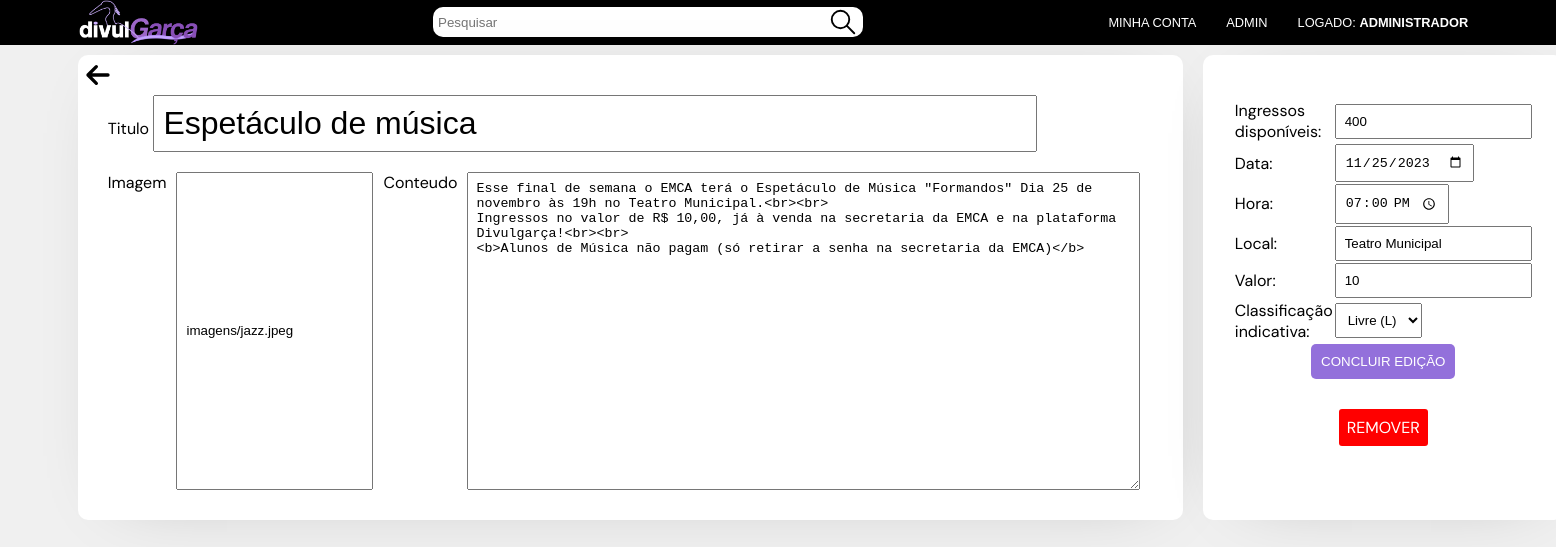
/editar.php?evento=82 (signed in), run on the app's committed database.
### tables this page shows
CREATE TABLE `posts` (
  `codPostagem` int(11) NOT NULL,
  `Titulo` varchar(120) NOT NULL,
  `Conteudo` varchar(5000) NOT NULL,
  `TotalIngressos` int(11) NOT NULL DEFAULT 0,
  `qtdIngressos` int(11) NOT NULL,
  `Data` date NOT NULL,
  `Horario` time NOT NULL,
  `Local` varchar(40) NOT NULL,
  `Imagem` mediumtext NOT NULL DEFAULT '\'imagens/imagem.png',
  `Banner` mediumtext NOT NULL,
  `Valor` double NOT NULL,
  `Classificacao` varchar(3) NOT NULL
);

### conexao.php (called while the page is built, shortened)
<?php
require_once("header.php");
function removerSegundos($horaCompleta) {
    $tempo = explode(':', $horaCompleta);
    if (isset($tempo[0], $tempo[1])) {
        return $tempo[0] . ':' . $tempo[1];
    } else {
        return $horaCompleta;
    }
}
?>

### editar.php (the view, shortened to what this page needs)
<?php
    require_once("conexao.php");
    $postid = $_GET['evento'];
    $sql = "SELECT * FROM posts WHERE codPostagem = $postid";
    $todos_produtos = $conn->query($sql);
    $DadosLogin = null;
    if (isset($_SESSION['__DVC_DadosLogin'])) {
        $DadosLogin = $_SESSION['__DVC_DadosLogin'];
    }
    $total = 0; while($row = mysqli_fetch_assoc($todos_produtos)) { $total ++;
?>
<!DOCTYPE html>
<html lang="pt-br">
<head>
    <link rel="stylesheet" href="style.css">
    <link rel="stylesheet" href="evento.css">
</head>
<body>
    <?php CriarHeader(2, $DadosLogin); ?>
    <div class="eventos_show">
            <div class="evento_show">
            <a href="index.php"><svg width="40px" height="40px" viewBox="0 0 24 24" fill="none" xmlns="http://www.w3.org/2000/svg">
            <path d="M6 12H18M6 12L11 7M6 12L11 17" stroke="#000000" stroke-width="2" stroke-linecap="round" stroke-linejoin="round"/>
            </svg></a>
            <form action="conexao.php" method="POST" name="EDITAR">
            <label style="margin-left:30px">Titulo</label>
            <input name="Titulo" size="55" style="font-size: 2rem; max-width: 80%;" type="text" value="<?php echo $row["Titulo"]; ?>"><br>
                <div class="conteudo">
                    <label>Imagem</label>
                    <input name="Imagem" type="text" value="<?php echo $row["Imagem"]; ?>">
                    <label>Conteudo</label>
                    <textarea name="Conteudo" cols="80" rows="20"><?php echo $row["Conteudo"]; ?></textarea>
                </div>
            </div>
            <div class="evento_disponibilidade" style="height: auto;">
                <table>
                    <tr><td class="left">Ingressos disponíveis:</td><td class="right"><input name="TotalIngressos" type="text" value=<?php echo $row["qtdIngressos"].' / '.$row["TotalIngressos"]; ?>></tr>
                    <tr><td class="left">Data:</td><td class="right"><input name="Data" type="date" value="<?php echo $row["Data"]; ?>"></tr>
                    <tr><td class="left">Hora:</td><td class="right"><input name="Horario" type="time" value="<?php echo removerSegundos($row["Horario"]); ?>"></tr>
                    <tr><td class="left">Local:</td><td class="right"><input name="Local" type="text" value="<?php echo $row["Local"]; ?>"></tr>
                    <tr><td class="left">Valor:</td><td class="right"><input name="Valor" type="text" value="<?php echo $row["Valor"]; ?>"></tr>
                    <tr><td class="left">Classificação indicativa:</td><td class="right"><select id="informacoes" name="classificacao" autofocus="+10">
                        <option value="L">Livre (L)</option>
                    </select></tr>
                </table>
                <input type="submit" value="CONCLUIR EDIÇÃO">
        <a class="remover" href="remover.php?alsjakshikbdabgdjabd=<?php echo $postid; ?>">REMOVER</a></div>
        <?php }
        ?>
    </div>
</body>
</html>

### header.php (shortened to what this page needs)
<link rel="stylesheet" href="header.css">
<?php
function CriarHeader($pagina, $DadosLogin) {
    $AdminLevel = 0;
    if($DadosLogin != null) {
        $AdminLevel = intval($DadosLogin["Admin"]);
    } ?>
    <header>
    <a href="index.php" class="none"><img class="logo-maior" src="imagens/logo2.png" alt="Logo" width="120px"><img class="logo-menor" src="imagens/logo_menor.png" alt="Logo" width="60px"></a>
    <?php if($pagina <= 2 || $pagina == 4) { ?>
    <form class="pesquisa" action="index.php" method="GET">
        <input type="search" name="search" placeholder="Pesquisar">
        <button type="submit"></button>
    </form>
    <?php } ?>
    <ul class="h-opcs">
        <li class="header-li"> <?php if(isset($DadosLogin)) { ?>
            <a href="conta.php" <?php if($pagina == 4) echo"class='sel'";?>>Minha conta</a>
            <?php } ?>
        </li>
        <li class="header-li"><?php if($AdminLevel == 1) { ?><a href='admin.php' <?php if($pagina == 3) echo"class='sel'"; ?>>Admin</a></li>
        <li class="header-li"> <?php } if(isset($DadosLogin)) { ?>
            <a href="deslogar.php">Logado: <b><?php echo $DadosLogin['Nome']; ?></b></a>
        <?php } else { ?><a href='login.php' <?php if($pagina == 5) echo"class='sel'"; ?>>LOGIN</a> <?php } ?>
        </li>
    </ul>
</header>
<?php } ?>

### header.css (style rules this page uses)
header { display: flex; flex-direction: left; justify-content: space-between; padding-left: 5%; padding-right: 5%; align-items: center; color: white; background-color: black; }
header img { padding: 5px; }
.h-opcs { display: flex; flex-direction: row; list-style-type: none; margin: 0; padding: 0; text-transform: uppercase; gap: 10px; }
.header-li { align-self: center; white-space: nowrap; font-size: 0.8rem; text-transform: uppercase; font-family: Arial, Helvetica, sans-serif; }
.header-li a { color: inherit; text-decoration: none; padding: 10px; border-radius: 6px; }
.pesquisa { margin: 0; padding: 0 5px 0 5px; display: flex; align-items: center; gap: 5px; background-color: white; border-radius: 10px; width: 30%; }
.pesquisa input { background-color: none; border: none; width: 100%; appearance: none; -webkit-appearance: none; -moz-appearance: none; }
.pesquisa button { background-color: transparent; margin: 0; border: 0; padding: 0; }
.logo-maior { display: block; margin: 0; padding: 0; }

### style.css (style rules this page uses)
body { padding: 0%; margin: 0%; font-family: 'DM Sans', sans-serif; background-color: #f0f0f0; display: flex; flex-direction: column; min-height: 100vh; }
img { max-width: 280px; }
a { text-decoration: none; color: inherit; }

### evento.css (style rules this page uses)
* { margin: 0; padding: 0; }
.eventos_show { display: flex; flex-direction: row; justify-content: space-between; align-items: stretch; margin-left: 5%; margin-right: 5%; margin-top: 10px; gap: 20px; }
.evento_disponibilidade { flex: 2; display: flex; height: 250px; flex-direction: column; align-items: center; justify-content: center; color: black; padding: 30px; text-align: center; background-color: white; border-radius: 10px; -webkit-box-shadow: 7px 7px 69px -37px rgba(0,0,0,0.26); -moz-box-shadow: 7px 7px 69px -37px rgba(0,0,0,0.26); box-shadow: 7px 7px 69px -37px rgba(0,0,0,0.26); }
.evento_show { flex: 7; display: flex; flex-direction: column; align-items: left; padding: 0; padding-bottom: 30px; color: black; text-align: left; background-color: white; border-radius: 10px; -webkit-box-shadow: 7px 7px 69px -37px rgba(0,0,0,0.26); -moz-box-shadow: 7px 7px 69px -37px rgba(0,0,0,0.26); box-shadow: 7px 7px 69px -37px rgba(0,0,0,0.26); }
.remover { background-color: red; padding: 7px; border: none; border-radius: 3px; color: white; margin: 30px; }
.conteudo { display: flex; flex-direction: left; margin: 0; margin-left: 30px; margin-right: 30px; }
img { border-radius: 10px; }

### editar.php (style rules this page uses)
* { margin: 0; padding: 0; }
input[type="text"], input[type="time"], input[type="date"], a.remover, textarea, select { padding: 8px; }
.conteudo { gap: 10px; margin-top: 20px; }
input[type="submit"] { padding: 10px; background-color: #9370DB; border-radius: 5px; border: none; color: white; cursor: pointer; }

### data on the page
posts: Titulo "Espetáculo de música", Imagem "imagens/jazz.jpeg", Conteudo "Esse final de semana o EMCA terá o Espetáculo de Música \"Formandos\" Dia 25 de novembro às 19h no Teatro Municipal.<br><br> Ingressos no valor de R$ 10,00, já à venda na secretaria da EMCA e na plataforma Divulgarça!<br><br> <b>Alunos de Música não pagam (só retirar a senha na secretaria da EMCA)</b>", TotalIngressos "400", Data "11/25/2023", Horario "19:00", Local "Teatro Municipal", Valor "10"
